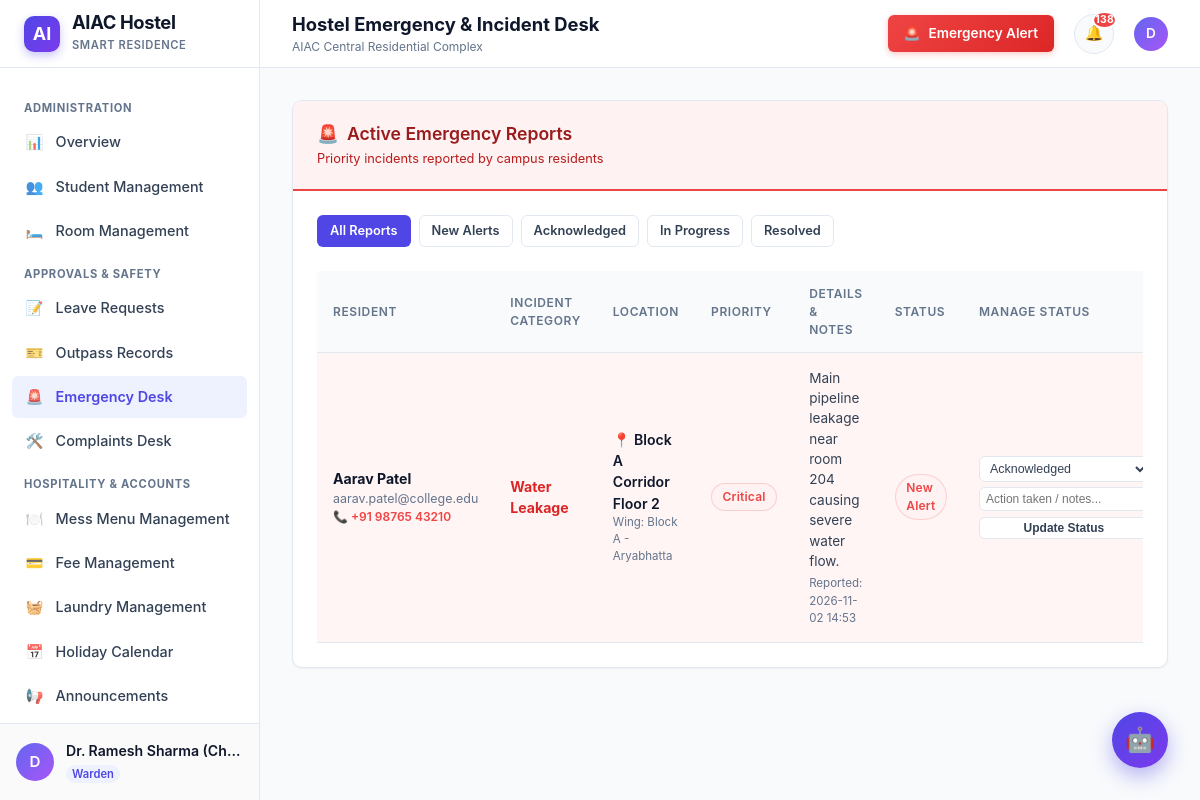
/warden/emergencies (signed in), run on the app's committed database.
### tables this page shows
CREATE TABLE users (
        id INTEGER PRIMARY KEY AUTOINCREMENT,
        name TEXT NOT NULL,
        email TEXT NOT NULL UNIQUE,
        password_hash TEXT NOT NULL,
        role TEXT NOT NULL DEFAULT 'student',
        hostel_block TEXT,
        academic_year TEXT,
        room_id INTEGER,
        phone TEXT,
        status TEXT DEFAULT 'active',
        created_at TIMESTAMP DEFAULT CURRENT_TIMESTAMP,
        updated_at TIMESTAMP DEFAULT CURRENT_TIMESTAMP, student_id TEXT, department TEXT, guardian_name TEXT, guardian_phone TEXT, room_number TEXT, room_type TEXT,
        FOREIGN KEY (room_id) REFERENCES rooms(id) ON DELETE SET NULL
    );

CREATE TABLE system_settings (
        key TEXT PRIMARY KEY,
        value TEXT NOT NULL,
        description TEXT
    );

CREATE TABLE emergency_alerts (
        id INTEGER PRIMARY KEY AUTOINCREMENT,
        user_id INTEGER NOT NULL,
        category TEXT NOT NULL,
        location_or_room TEXT NOT NULL,
        priority TEXT DEFAULT 'Critical',
        description TEXT NOT NULL,
        contact_number TEXT,
        status TEXT DEFAULT 'New',
        acknowledged_by INTEGER,
        resolution_notes TEXT,
        created_at TIMESTAMP DEFAULT CURRENT_TIMESTAMP,
        updated_at TIMESTAMP DEFAULT CURRENT_TIMESTAMP,
        FOREIGN KEY (user_id) REFERENCES users(id) ON DELETE CASCADE,
        FOREIGN KEY (acknowledged_by) REFERENCES users(id) ON DELETE SET NULL
    );

### app.py (the view)
@app.route('/warden/emergencies', methods=['GET'])
@login_required
@warden_required
def warden_emergencies():
    status_filter = request.args.get('status', '')
    conn = database.get_db()
    query = '''
        SELECT e.*, u.name as student_name, u.email as student_email, u.phone as student_phone, u.hostel_block,
               w.name as ack_warden_name
        FROM emergency_alerts e
        JOIN users u ON e.user_id = u.id
        LEFT JOIN users w ON e.acknowledged_by = w.id
    '''
    params = []
    if status_filter:
        query += ' WHERE e.status = ?'
        params.append(status_filter)
    query += ' ORDER BY CASE e.status WHEN "New" THEN 1 WHEN "Acknowledged" THEN 2 WHEN "In Progress" THEN 3 ELSE 4 END, e.created_at DESC'
    alerts = conn.execute(query, params).fetchall()
    conn.close()
    return render_template('warden_emergencies.html', alerts=alerts, selected_status=status_filter)

### app.py (called while the page is built)
def get_current_user():
    user_id = session.get('user_id')
    if not user_id:
        return None
    conn = database.get_db()
    user = conn.execute('SELECT * FROM users WHERE id = ?', (user_id,)).fetchone()
    conn.close()
    return user

def login_required(f):
    @wraps(f)
    def decorated_function(*args, **kwargs):
        if 'user_id' not in session:
            flash('Please log in to access this page.', 'warning')
            return redirect(url_for('login', next=request.path))
        return f(*args, **kwargs)
    return decorated_function

def warden_required(f):
    @wraps(f)
    def decorated_function(*args, **kwargs):
        if 'user_id' not in session:
            flash('Warden login required to access this portal.', 'warning')
            return redirect(url_for('login'))
        if session.get('role') not in ('warden', 'admin'):
            flash('Unauthorized access. Only authorized wardens may access this page.', 'danger')
            return redirect(url_for('student_dashboard'))
        return f(*args, **kwargs)
    return decorated_function

### database.py (called while the page is built)
def get_db(db_path=None):
    target_path = db_path or DATABASE_PATH
    conn = sqlite3.connect(target_path, timeout=30.0)
    conn.row_factory = sqlite3.Row
    conn.execute('PRAGMA foreign_keys = ON;')
    return conn

def get_setting(key, default=None):
    conn = get_db()
    row = conn.execute('SELECT value FROM system_settings WHERE key = ?', (key,)).fetchone()
    conn.close()
    if row:
        return row['value']
    return default

### templates/warden_emergencies.html (shortened to what this page needs)
{% extends "base.html" %}
{% block page_title %}Hostel Emergency & Incident Desk{% endblock %}
{% block content %}
<div class="content-card">
  <div class="card-header-bar" style="background: #fef2f2; border-bottom: 2px solid #ef4444;">
    <div>
      <h3 style="color: #991b1b;">
        <span>🚨</span> Active Emergency Reports
      </h3>
      <p style="color: #b91c1c;">Priority incidents reported by campus residents</p>
    </div>
  </div>
  <div class="card-body">
    <div style="display: flex; gap: 0.5rem; margin-bottom: 1.5rem; flex-wrap: wrap;">
      <a href="{{ url_for('warden_emergencies') }}" class="btn btn-{{ 'primary' if not selected_status else 'secondary' }} btn-sm">
        All Reports
      </a>
      <a href="{{ url_for('warden_emergencies', status='New') }}" class="btn btn-{{ 'primary' if selected_status == 'New' else 'secondary' }} btn-sm">
        New Alerts
      </a>
      <a href="{{ url_for('warden_emergencies', status='Acknowledged') }}" class="btn btn-{{ 'primary' if selected_status == 'Acknowledged' else 'secondary' }} btn-sm">
        Acknowledged
      </a>
      <a href="{{ url_for('warden_emergencies', status='In Progress') }}" class="btn btn-{{ 'primary' if selected_status == 'In Progress' else 'secondary' }} btn-sm">
        In Progress
      </a>
      <a href="{{ url_for('warden_emergencies', status='Resolved') }}" class="btn btn-{{ 'primary' if selected_status == 'Resolved' else 'secondary' }} btn-sm">
        Resolved
      </a>
    </div>
    {% if alerts %}
      <div class="table-responsive">
        <table class="modern-table">
          <thead>
            <tr>
              <th>Resident</th>
              <th>Incident Category</th>
              <th>Location</th>
              <th>Priority</th>
              <th>Details & Notes</th>
              <th>Status</th>
              <th>Manage Status</th>
            </tr>
          </thead>
          <tbody>
            {% for a in alerts %}
              <tr style="background: {{ '#fff5f5' if a.status == 'New' else 'transparent' }};">
                <td>
                  <div style="font-weight: 700; color: var(--dark-navy);">{{ a.student_name }}</div>
                  <div style="font-size: 0.78rem; color: var(--muted-text);">{{ a.student_email }}</div>
                  <div style="font-size: 0.75rem; color: var(--danger); font-weight: 600;">
                    📞 {{ a.student_phone or a.contact_number or 'No phone' }}
                  </div>
                </td>
                <td>
                  <div style="font-weight: 700; color: #dc2626;">{{ a.category }}</div>
                </td>
                <td>
                  <div style="font-weight: 600; color: var(--dark-navy);">📍 {{ a.location_or_room }}</div>
                  <div style="font-size: 0.72rem; color: var(--muted-text);">Wing: {{ a.hostel_block }}</div>
                </td>
                <td>
                  <span class="badge badge-{{ 'danger' if a.priority == 'Critical' else 'warning' }}">
                    {{ a.priority }}
                  </span>
                </td>
                <td>
                  <div style="font-size: 0.85rem; color: var(--slate-text); max-width: 250px;">
                    {{ a.description }}
                  </div>
                  <div style="font-size: 0.72rem; color: var(--muted-text); margin-top: 4px;">
                    Reported: {{ a.created_at[:16] }}
                  </div>
                </td>
                <td>
                  {% if a.status == 'New' %}
                    <span class="badge badge-danger">New Alert</span>
                  {% elif a.status == 'Acknowledged' %}
                    <span class="badge badge-warning">Acknowledged</span>
                  {% elif a.status == 'In Progress' %}
                    <span class="badge badge-info">In Progress</span>
                  {% elif a.status == 'Resolved' %}
                    <span class="badge badge-success">Resolved</span>
                  {% endif %}
                </td>
                <td>
                  <form action="{{ url_for('warden_emergency_action', alert_id=a.id) }}" method="POST" style="display: flex; flex-direction: column; gap: 0.35rem; min-width: 170px;">
                    <select name="status" class="form-select" style="font-size: 0.78rem; padding: 4px 6px;">
                      <option value="Acknowledged" {% if a.status == 'Acknowledged' %}selected{% endif %}>Acknowledged</option>
                    </select>
                    <input type="text" name="resolution_notes" class="form-control" style="font-size: 0.75rem; padding: 4px 6px;"
                           placeholder="Action taken / notes..." value="{{ a.resolution_notes or '' }}">
                    <button type="submit" class="btn btn-secondary btn-sm" style="padding: 3px 6px; font-size: 0.75rem;">
                      Update Status
                    </button>
                  </form>
                </td>
              </tr>
            {% endfor %}
          </tbody>
        </table>
      </div>
    {% else %}
      <div class="empty-state">
        <div class="empty-state-icon" style="color: #22c55e;">🛡️</div>
        <h4>No Emergency Incidents</h4>
        <p>No reports currently under the selected status filter.</p>
      </div>
    {% endif %}
  </div>
</div>
{% endblock %}

### templates/base.html (shortened to what this page needs)
<!DOCTYPE html>
<html lang="en">
<head>
  <link rel="stylesheet" href="{{ url_for('static', filename='css/style.css') }}">
</head>
<body>
<div class="app-wrapper">
  <aside class="sidebar" id="sidebar">
    <div class="sidebar-header">
      <div class="brand-logo">AI</div>
      <div class="brand-text">
        <h1>AIAC Hostel</h1>
        <span>Smart Residence</span>
      </div>
    </div>
    <nav class="sidebar-nav">
      {% if current_user and current_user.role == 'warden' %}
        <div class="nav-group-label">Administration</div>
        <a href="{{ url_for('warden_dashboard') }}" class="nav-item {% if request.path == '/warden/dashboard' %}active{% endif %}">
          <span class="icon">📊</span> Overview
        </a>
        <a href="{{ url_for('warden_students') }}" class="nav-item {% if '/warden/students' in request.path %}active{% endif %}">
          <span class="icon">👥</span> Student Management
        </a>
        <a href="{{ url_for('warden_rooms') }}" class="nav-item {% if '/warden/rooms' in request.path %}active{% endif %}">
          <span class="icon">🛏️</span> Room Management
        </a>
        <div class="nav-group-label">Approvals & Safety</div>
        <a href="{{ url_for('warden_leave_requests') }}" class="nav-item {% if '/warden/leave-requests' in request.path %}active{% endif %}">
          <span class="icon">📝</span> Leave Requests
        </a>
        <a href="{{ url_for('warden_outpasses') }}" class="nav-item {% if '/warden/outpasses' in request.path %}active{% endif %}">
          <span class="icon">🎫</span> Outpass Records
        </a>
        <a href="{{ url_for('warden_emergencies') }}" class="nav-item {% if '/warden/emergencies' in request.path %}active{% endif %}">
          <span class="icon">🚨</span> Emergency Desk
        </a>
        <a href="{{ url_for('warden_complaints') }}" class="nav-item {% if '/warden/complaints' in request.path %}active{% endif %}">
          <span class="icon">🛠️</span> Complaints Desk
        </a>
        <div class="nav-group-label">Hospitality & Accounts</div>
        <a href="{{ url_for('warden_mess_menu') }}" class="nav-item {% if '/warden/mess-menu' in request.path %}active{% endif %}">
          <span class="icon">🍽️</span> Mess Menu Management
        </a>
        <a href="{{ url_for('warden_fees') }}" class="nav-item {% if '/warden/fees' in request.path %}active{% endif %}">
          <span class="icon">💳</span> Fee Management
        </a>
        <a href="{{ url_for('warden_laundry') }}" class="nav-item {% if '/warden/laundry' in request.path %}active{% endif %}">
          <span class="icon">🧺</span> Laundry Management
        </a>
        <a href="{{ url_for('holiday_calendar') }}" class="nav-item {% if request.path == '/holiday-calendar' %}active{% endif %}">
          <span class="icon">📅</span> Holiday Calendar
        </a>
        <a href="{{ url_for('warden_announcements') }}" class="nav-item {% if '/warden/announcements' in request.path %}active{% endif %}">
          <span class="icon">📢</span> Announcements
        </a>
        <a href="{{ url_for('warden_reports') }}" class="nav-item {% if '/warden/reports' in request.path %}active{% endif %}">
        </a>
      {% endif %}
    </nav>
    {% if current_user %}
    <div class="sidebar-footer">
      <div class="user-quick-profile">
        <div class="avatar-circle">
          {{ current_user.name[0] | upper }}
        </div>
        <div class="user-info-text">
          <div class="name">{{ current_user.name }}</div>
          <div class="role-badge">{{ current_user.role | capitalize }}</div>
        </div>
      </div>
    </div>
    {% endif %}
  </aside>
  <div class="main-wrapper">
    <header class="topbar">
      <div class="topbar-left">
        <div class="topbar-title">
          <h2>{% block page_title %}Dashboard{% endblock %}</h2>
          <p>{{ hostel_name }}</p>
        </div>
      </div>
      <div class="topbar-right">
        {% if current_user %}
          <a href="{{ url_for('emergency_support') if current_user.role == 'student' else url_for('warden_emergencies') }}" class="emergency-btn-top">
            <span>🚨</span> Emergency Alert
          </a>
          <a href="{{ url_for('notifications') }}" class="notification-bell" title="Notifications">
            <span>🔔</span>
            {% if unread_notifications_count > 0 %}
              <span class="badge">{{ unread_notifications_count }}</span>
            {% endif %}
          </a>
          <a href="{{ url_for('profile') if current_user.role == 'student' else url_for('warden_settings') }}" style="display:flex; align-items:center; gap:0.5rem; text-decoration:none;">
            <div class="avatar-circle" style="width:34px; height:34px; font-size:0.85rem;">
              {{ current_user.name[0] | upper }}
            </div>
          </a>
        {% else %}
          <div style="display:flex; gap:0.5rem;">
            <a href="{{ url_for('login') }}" class="btn btn-primary btn-sm">Sign In</a>
            <a href="{{ url_for('register') }}" class="btn btn-secondary btn-sm">Register</a>
          </div>
        {% endif %}
      </div>
    </header>
    <main class="page-container">
      {% block content %}{% endblock %}
    </main>
  </div>
</div>
<button class="chatbot-toggle-btn" id="chatbotToggle" title="Ask AIAC Virtual Assistant" aria-label="Open AI Hostel Assistant">
  🤖
</button>
</body>
</html>

### data on the page
users: name "D", name "Dr. Ramesh Sharma (Ch…", role "Warden"
system_settings: value "AIAC Central Residential Complex"
emergency_alerts: student_name "Aarav Patel", student_email "aarav.patel@college.edu", phone "+91 98765 43210", category "Water Leakage", location_or_room "Block A Corridor Floor 2", hostel_block "Block A - Aryabhatta", priority "Critical", description "Main pipeline leakage near room 204 causing severe water flow.", created_at "2026-11-02 14:53", status "New Alert"

### other printed values
{{ unread_notifications_count }} "138"
